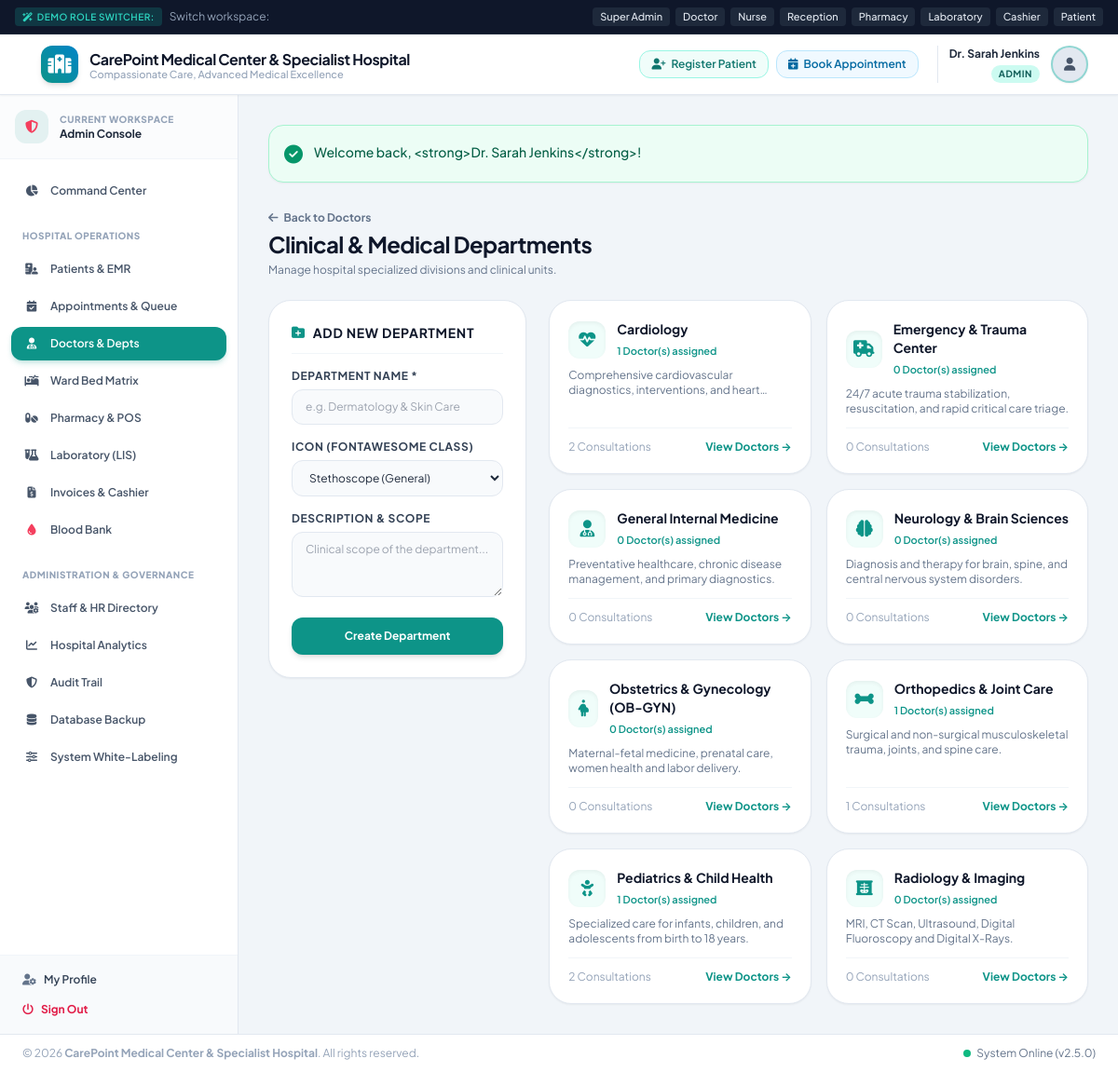
Page /modules/doctors/departments.php (signed in) on the committed database.
### tables this page shows
CREATE TABLE IF NOT EXISTS `departments` (
  `id` INT AUTO_INCREMENT PRIMARY KEY,
  `name` VARCHAR(100) NOT NULL,
  `description` TEXT NULL,
  `icon` VARCHAR(50) DEFAULT 'fa-stethoscope',
  `status` ENUM('active', 'inactive') DEFAULT 'active',
  `created_at` TIMESTAMP DEFAULT CURRENT_TIMESTAMP
);

### config/helpers.php (called while the page is built, shortened)
<?php
function e(?string $string): string {
    return htmlspecialchars($string ?? '', ENT_QUOTES, 'UTF-8');
}

### modules/doctors/departments.php (the view, shortened to what this page needs)
<?php
require_once __DIR__ . '/../../includes/header.php';
$pdo = Database::getConnection();
$sql = "SELECT d.*,
        (SELECT COUNT(*) FROM doctors doc WHERE doc.department_id = d.id AND doc.status = 'active') as doctor_count,
        (SELECT COUNT(*) FROM appointments a WHERE a.department_id = d.id) as appointment_count
        FROM departments d ORDER BY d.name ASC";
$departments = $pdo->query($sql)->fetchAll();
?>
<div class="space-y-6">
    <div class="flex flex-col sm:flex-row sm:items-center sm:justify-between gap-4">
        <div>
            <a href="index.php" class="text-xs text-slate-500 hover:text-teal-600 font-bold inline-flex items-center mb-1">
                <i class="fa-solid fa-arrow-left mr-1.5"></i> Back to Doctors
            </a>
            <h1 class="text-2xl font-bold text-slate-900 tracking-tight">Clinical & Medical Departments</h1>
            <p class="text-xs text-slate-500 mt-1">Manage hospital specialized divisions and clinical units.</p>
        </div>
    </div>
    <div class="grid grid-cols-1 lg:grid-cols-3 gap-6">
        <div class="bg-white rounded-3xl p-6 border border-slate-200 shadow-sm space-y-4 h-fit">
            <h3 class="text-sm font-bold text-slate-900 uppercase tracking-wider flex items-center border-b border-slate-100 pb-3">
                <i class="fa-solid fa-folder-plus text-teal-600 mr-2"></i> Add New Department
            </h3>
            <form method="POST" action="" class="space-y-4">
                <div>
                    <label class="block text-xs font-bold text-slate-700 uppercase tracking-wider mb-1.5">Department Name *</label>
                    <input type="text" name="name" required placeholder="e.g. Dermatology & Skin Care" class="w-full px-3.5 py-2.5 bg-slate-50 border border-slate-200 rounded-xl text-xs focus:ring-2 focus:ring-teal-500 focus:bg-white focus:outline-none">
                </div>
                <div>
                    <label class="block text-xs font-bold text-slate-700 uppercase tracking-wider mb-1.5">Icon (FontAwesome Class)</label>
                    <select name="icon" class="w-full px-3.5 py-2.5 bg-slate-50 border border-slate-200 rounded-xl text-xs focus:ring-2 focus:ring-teal-500 focus:bg-white focus:outline-none">
                        <option value="fa-stethoscope">Stethoscope (General)</option>
                    </select>
                </div>
                <div>
                    <label class="block text-xs font-bold text-slate-700 uppercase tracking-wider mb-1.5">Description & Scope</label>
                    <textarea name="description" rows="3" placeholder="Clinical scope of the department..." class="w-full px-3.5 py-2.5 bg-slate-50 border border-slate-200 rounded-xl text-xs focus:ring-2 focus:ring-teal-500 focus:bg-white focus:outline-none"></textarea>
                </div>
                <button type="submit" class="w-full py-3 bg-teal-600 hover:bg-teal-700 text-white rounded-xl text-xs font-bold shadow-md transition">
                    Create Department
                </button>
            </form>
        </div>
        <div class="lg:col-span-2 space-y-4">
            <div class="grid grid-cols-1 sm:grid-cols-2 gap-4">
                <?php foreach ($departments as $dept): ?>
                    <div class="bg-white rounded-3xl p-5 border border-slate-200 shadow-sm card-hover flex flex-col justify-between space-y-3">
                        <div>
                            <div class="flex items-center space-x-3 mb-2">
                                <div class="w-10 h-10 rounded-xl bg-teal-50 text-teal-600 flex items-center justify-center text-lg shadow-inner">
                                    <i class="fa-solid <?= e($dept['icon']) ?>"></i>
                                </div>
                                <div>
                                    <h4 class="font-bold text-slate-900 text-sm"><?= e($dept['name']) ?></h4>
                                    <span class="text-[11px] text-teal-600 font-semibold"><?= $dept['doctor_count'] ?> Doctor(s) assigned</span>
                                </div>
                            </div>
                            <p class="text-xs text-slate-500 line-clamp-2"><?= e($dept['description'] ?: 'Specialized hospital clinical unit.') ?></p>
                        </div>
                        <div class="pt-3 border-t border-slate-100 flex items-center justify-between text-xs text-slate-400">
                            <span><?= $dept['appointment_count'] ?> Consultations</span>
                            <a href="index.php?department=<?= $dept['id'] ?>" class="text-teal-600 font-bold hover:underline">
                                View Doctors &rarr;
                            </a>
                        </div>
                    </div>
                <?php endforeach; ?>
            </div>
        </div>
    </div>
</div>
<?php require_once __DIR__ . '/../../includes/footer.php'; ?>

### assets/css/style.css (style rules this page uses)
body { font-family: 'Plus Jakarta Sans', -apple-system, BlinkMacSystemFont, "Segoe UI", Roboto, sans-serif; color: #1e293b; background-color: #f8fafc; }
.card-hover { transition: all 0.25s cubic-bezier(0.4, 0, 0.2, 1); }

### rows in the picture
departments: name "Cardiology", doctor_count "1", description "Comprehensive cardiovascular diagnostics, interventions, and…", appointment_count "2"
departments: name "Emergency & Trauma Center", doctor_count "0", description "24/7 acute trauma stabilization, resuscitation, and rapid critical care triage.", appointment_count "0"
departments: name "General Internal Medicine", doctor_count "0", description "Preventative healthcare, chronic disease management, and primary diagnostics.", appointment_count "0"
departments: name "Neurology & Brain Sciences", doctor_count "0", description "Diagnosis and therapy for brain, spine, and central nervous system disorders.", appointment_count "0"
departments: name "Obstetrics & Gynecology (OB-GYN)", doctor_count "0", description "Maternal-fetal medicine, prenatal care, women health and labor delivery.", appointment_count "0"
departments: name "Orthopedics & Joint Care", doctor_count "1", description "Surgical and non-surgical musculoskeletal trauma, joints, and spine care.", appointment_count "1"
departments: name "Pediatrics & Child Health", doctor_count "1", description "Specialized care for infants, children, and adolescents from birth to 18 years.", appointment_count "2"
departments: name "Radiology & Imaging", doctor_count "0", description "MRI, CT Scan, Ultrasound, Digital Fluoroscopy and Digital X-Rays.", appointment_count "0"

### other values in the picture
$hospitalName "CarePoint Medical Center & Specialist Hospital"
$hospitalTagline "Compassionate Care, Advanced Medical Excellence"
$user['name'] "Dr. Sarah Jenkins"
$user['role'] "ADMIN"
$userRole "Admin"
$flash['message'] "Welcome back, <strong>Dr. Sarah Jenkins</strong>!"
getSetting('hospital_name', DEFAULT_HOSPITAL_NAME) "CarePoint Medical Center & Specialist Hospital"
APP_VERSION "2.5.0"
